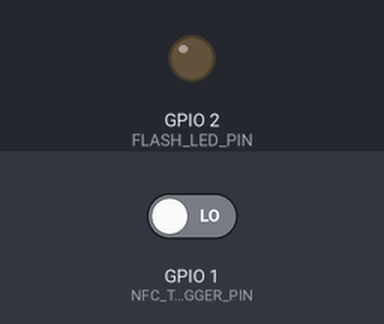
Simulated run of this sketch. Board: ESP32. On the bench: output pins drawn as LEDs (lit = HIGH). The test bench sets the inputs (shaded band); at power-on: GPIO 1 (NFC_TRIGGER_PIN) LOW. WiFi joins after 1.5 s; servers stay silent unless stated; the camera gives no picture; web services answer with replies made up by the test bench; what the sketch prints to the serial monitor is not drawn.

Above: at 3.0 s.
3.1 s: GPIO 1 (NFC_TRIGGER_PIN) driven HIGH
Timing chart, 0 to 6.1 s (numbered marks = the images above; inputs shaded):
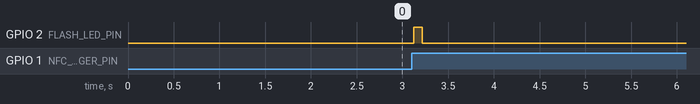

The sketch:

safe_home.ino
```cpp
/*
 * Safe-Home: Invisible Doorframe NFC Security Camera
 *
 * Hardware:
 *   - ESP32-S3 Camera Module (OV2640 sensor)
 *   - Custom narrow rectangular loop antenna hidden in plastic doorframe (25x75 mm)
 *   - Tuning capacitor (82 pF) + BAT54 diode envelope detector
 *   - Trigger output connected to NFC_TRIGGER_PIN
 *
 * Workflow:
 *   1. System rests in low-power standby inside the doorframe.
 *   2. User taps smartphone or NFC keychain to the plastic doorframe.
 *   3. Custom antenna catches RF burst -> rectifies to 2.5V pulse on NFC_TRIGGER_PIN.
 *   4. ESP32-S3 instantly snaps a photo and dispatches a push notification to phone via Wi-Fi.
 */

#include <WiFi.h>
#include <WiFiClientSecure.h>
#include "esp_camera.h"
#include "camera_pins.h"
#include "config_template.h"

// Telegram API Server
const char* telegramHost = "api.telegram.org";
const int telegramPort = 443;

volatile bool nfcTapDetected = false;
unsigned long lastTriggerTime = 0;
const unsigned long DEBOUNCE_MS = 3000;

void IRAM_ATTR onNfcTap() {
  nfcTapDetected = true;
}

bool initCamera() {
  camera_config_t config;
  config.ledc_channel = LEDC_CHANNEL_0;
  config.ledc_timer = LEDC_TIMER_0;
  config.pin_d0 = Y2_GPIO_NUM;
  config.pin_d1 = Y3_GPIO_NUM;
  config.pin_d2 = Y4_GPIO_NUM;
  config.pin_d3 = Y5_GPIO_NUM;
  config.pin_d4 = Y6_GPIO_NUM;
  config.pin_d5 = Y7_GPIO_NUM;
  config.pin_d6 = Y8_GPIO_NUM;
  config.pin_d7 = Y9_GPIO_NUM;
  config.pin_xclk = XCLK_GPIO_NUM;
  config.pin_pclk = PCLK_GPIO_NUM;
  config.pin_vsync = VSYNC_GPIO_NUM;
  config.pin_href = HREF_GPIO_NUM;
  config.pin_sccb_sda = SIOD_GPIO_NUM;
  config.pin_sccb_scl = SIOC_GPIO_NUM;
  config.pin_pwdn = PWDN_GPIO_NUM;
  config.pin_reset = RESET_GPIO_NUM;
  config.xclk_freq_hz = 20000000;
  config.pixel_format = PIXFORMAT_JPEG;
  config.frame_size = FRAMESIZE_SVGA; // 800x600 - crisp and fast over Wi-Fi
  config.jpeg_quality = 12;            // 0-63 (lower = higher quality)
  config.fb_count = 1;

  esp_err_t err = esp_camera_init(&config);
  if (err != ESP_OK) {
    Serial.printf("[CAMERA] Initialization failed with error 0x%x\n", err);
    return false;
  }
  Serial.println("[CAMERA] OV2640 sensor initialized successfully.");
  return true;
}

bool sendPhotoTelegram(camera_fb_t* fb) {
  if (!fb || fb->len == 0) {
    Serial.println("[ALERT] Frame buffer empty, aborting upload.");
    return false;
  }

  WiFiClientSecure client;
  client.setInsecure(); // Skip certificate verification for speed

  Serial.println("[TELEGRAM] Connecting to api.telegram.org...");
  if (!client.connect(telegramHost, telegramPort)) {
    Serial.println("[TELEGRAM] Connection failed!");
    return false;
  }

  String boundary = "----SafeHomeBoundary" + String(millis());
  String head = "--" + boundary + "\r\n";
  head += "Content-Disposition: form-data; name=\"chat_id\"\r\n\r\n";
  head += String(TELEGRAM_CHAT_ID) + "\r\n";
  head += "--" + boundary + "\r\n";
  head += "Content-Disposition: form-data; name=\"caption\"\r\n\r\n";
  head += String(ALERT_CAPTION) + "\r\n";
  head += "--" + boundary + "\r\n";
  head += "Content-Disposition: form-data; name=\"photo\"; filename=\"snapshot.jpg\"\r\n";
  head += "Content-Type: image/jpeg\r\n\r\n";

  String tail = "\r\n--" + boundary + "--\r\n";

  uint32_t totalLen = head.length() + fb->len + tail.length();

  client.println("POST /bot" + String(TELEGRAM_BOT_TOKEN) + "/sendPhoto HTTP/1.1");
  client.println("Host: " + String(telegramHost));
  client.println("Content-Type: multipart/form-data; boundary=" + boundary);
  client.println("Content-Length: " + String(totalLen));
  client.println("Connection: close\r\n");

  client.print(head);

  // Send photo bytes in chunks of 1024 bytes
  uint8_t* fbBuf = fb->buf;
  size_t fbLen = fb->len;
  for (size_t n = 0; n < fbLen; n += 1024) {
    if (n + 1024 < fbLen) {
      client.write(fbBuf, 1024);
      fbBuf += 1024;
    } else if (fbLen % 1024 > 0) {
      size_t remainder = fbLen % 1024;
      client.write(fbBuf, remainder);
    }
  }

  client.print(tail);
  Serial.printf("[TELEGRAM] Image uploaded (%u bytes). Awaiting response...\n", fb->len);

  // Read response header
  unsigned long timeout = millis();
  while (client.connected() && millis() - timeout < 5000) {
    if (client.available()) {
      String line = client.readStringUntil('\n');
      if (line.indexOf("200 OK") > 0) {
        Serial.println("[TELEGRAM] Notification delivered to smartphone successfully!");
        client.stop();
        return true;
      }
    }
  }

  client.stop();
  return true;
}

void setup() {
  Serial.begin(115200);
  pinMode(NFC_TRIGGER_PIN, INPUT_PULLDOWN);

  #if defined(FLASH_LED_PIN) && FLASH_LED_PIN >= 0
    pinMode(FLASH_LED_PIN, OUTPUT);
    digitalWrite(FLASH_LED_PIN, LOW);
  #endif

  Serial.println("\n==================================================");
  Serial.println("  SAFE-HOME: Doorframe NFC Security Camera System");
  Serial.println("==================================================");

  // Connect to Wi-Fi
  Serial.printf("[WIFI] Connecting to SSID: %s\n", WIFI_SSID);
  WiFi.mode(WIFI_STA);
  WiFi.begin(WIFI_SSID, WIFI_PASSWORD);
  int attempts = 0;
  while (WiFi.status() != WL_CONNECTED && attempts < 20) {
    delay(500);
    Serial.print(".");
    attempts++;
  }

  if (WiFi.status() == WL_CONNECTED) {
    Serial.printf("\n[WIFI] Connected! IP Address: %s\n", WiFi.localIP().toString().c_str());
  } else {
    Serial.println("\n[WIFI] Connection failed. Will retry on trigger.");
  }

  // Initialize camera
  if (!initCamera()) {
    Serial.println("[FATAL] Camera could not start.");
    while (1) { delay(1000); }
  }

  // Attach interrupt to the custom antenna trigger line
  attachInterrupt(digitalPinToInterrupt(NFC_TRIGGER_PIN), onNfcTap, RISING);

  Serial.println("[SYSTEM] Armed and ready inside doorframe.");
  Serial.println("[SYSTEM] Tap phone or NFC keychain against doorframe to trigger...\n");
}

void loop() {
  if (nfcTapDetected) {
    unsigned long now = millis();
    if (now - lastTriggerTime > DEBOUNCE_MS) {
      lastTriggerTime = now;
      Serial.println("\n>>> [ALERT] NFC TAP DETECTED ON DOORFRAME ANTENNA!");

      #if defined(FLASH_LED_PIN) && FLASH_LED_PIN >= 0
        digitalWrite(FLASH_LED_PIN, HIGH);
        delay(30);
      #endif

      // Snap picture immediately
      Serial.println("[CAMERA] Snapping photo...");
      camera_fb_t* fb = esp_camera_fb_get();

      #if defined(FLASH_LED_PIN) && FLASH_LED_PIN >= 0
        digitalWrite(FLASH_LED_PIN, LOW);
      #endif

      if (!fb) {
        Serial.println("[CAMERA] Capture failed!");
      } else {
        Serial.printf("[CAMERA] Captured %dx%d JPEG (%u bytes)\n", fb->width, fb->height, fb->len);

        // Ensure Wi-Fi is connected
        if (WiFi.status() != WL_CONNECTED) {
          WiFi.reconnect();
          delay(1000);
        }

        // Send push notification with photo to phone
        sendPhotoTelegram(fb);

        // Return frame buffer to heap
        esp_camera_fb_return(fb);
      }

      Serial.println("[SYSTEM] Checkpoint reset. Waiting for next tap...\n");
    }
    nfcTapDetected = false;
  }

  delay(50);
}
```

camera_pins.h
```cpp
#ifndef CAMERA_PINS_H
#define CAMERA_PINS_H

// ============================================================================
// Select your ESP32-S3 Camera Board (Uncomment one)
// ============================================================================
#define CAMERA_MODEL_FREENOVE_ESP32S3_CAM  // Default: Freenove ESP32-S3 CAM
// #define CAMERA_MODEL_XIAO_ESP32S3_SENSE // Seeed Studio XIAO ESP32-S3 Sense
// #define CAMERA_MODEL_AI_THINKER_ESP32_CAM // Traditional AI-Thinker ESP32-CAM

#if defined(CAMERA_MODEL_FREENOVE_ESP32S3_CAM)
  #define PWDN_GPIO_NUM     -1
  #define RESET_GPIO_NUM    -1
  #define XCLK_GPIO_NUM     15
  #define SIOD_GPIO_NUM      4
  #define SIOC_GPIO_NUM      5

  #define Y9_GPIO_NUM       16
  #define Y8_GPIO_NUM       17
  #define Y7_GPIO_NUM       18
  #define Y6_GPIO_NUM       12
  #define Y5_GPIO_NUM       10
  #define Y4_GPIO_NUM        8
  #define Y3_GPIO_NUM        9
  #define Y2_GPIO_NUM       11
  #define VSYNC_GPIO_NUM     6
  #define HREF_GPIO_NUM      7
  #define PCLK_GPIO_NUM     13

  // NFC Trigger input pin from doorframe antenna envelope detector
  #define NFC_TRIGGER_PIN    1
  #define FLASH_LED_PIN      2

#elif defined(CAMERA_MODEL_XIAO_ESP32S3_SENSE)
  #define PWDN_GPIO_NUM     -1
  #define RESET_GPIO_NUM    -1
  #define XCLK_GPIO_NUM     10
  #define SIOD_GPIO_NUM     40
  #define SIOC_GPIO_NUM     39

  #define Y9_GPIO_NUM       48
  #define Y8_GPIO_NUM       11
  #define Y7_GPIO_NUM       12
  #define Y6_GPIO_NUM       14
  #define Y5_GPIO_NUM       16
  #define Y4_GPIO_NUM       18
  #define Y3_GPIO_NUM       17
  #define Y2_GPIO_NUM       15
  #define VSYNC_GPIO_NUM    38
  #define HREF_GPIO_NUM     47
  #define PCLK_GPIO_NUM     13

  #define NFC_TRIGGER_PIN    1
  #define FLASH_LED_PIN     21

#elif defined(CAMERA_MODEL_AI_THINKER_ESP32_CAM)
  #define PWDN_GPIO_NUM     32
  #define RESET_GPIO_NUM    -1
  #define XCLK_GPIO_NUM      0
  #define SIOD_GPIO_NUM     26
  #define SIOC_GPIO_NUM     27

  #define Y9_GPIO_NUM       35
  #define Y8_GPIO_NUM       34
  #define Y7_GPIO_NUM       39
  #define Y6_GPIO_NUM       36
  #define Y5_GPIO_NUM       21
  #define Y4_GPIO_NUM       19
  #define Y3_GPIO_NUM       18
  #define Y2_GPIO_NUM        5
  #define VSYNC_GPIO_NUM    25
  #define HREF_GPIO_NUM     23
  #define PCLK_GPIO_NUM     22

  #define NFC_TRIGGER_PIN   13
  #define FLASH_LED_PIN      4
#endif

#endif // CAMERA_PINS_H
```

config_template.h
```cpp
#ifndef CONFIG_TEMPLATE_H
#define CONFIG_TEMPLATE_H

// ============================================================================
// Wi-Fi Configuration
// ============================================================================
#define WIFI_SSID       "YOUR_WIFI_SSID"
#define WIFI_PASSWORD   "YOUR_WIFI_PASSWORD"

// ============================================================================
// Push Notification Service (Telegram Bot API)
// 1. Create a free bot with @BotFather on Telegram to get your BOT_TOKEN.
// 2. Message @userinfobot to get your numeric CHAT_ID.
// ============================================================================
#define TELEGRAM_BOT_TOKEN  "YOUR_TELEGRAM_BOT_TOKEN"
#define TELEGRAM_CHAT_ID    "YOUR_TELEGRAM_CHAT_ID"

// Notification Caption
#define ALERT_CAPTION       "🚨 Doorframe Checkpoint Alert! NFC Tap Detected at Front Door."

#endif // CONFIG_TEMPLATE_H
```

Measured:
- after the input at 3.1 s, GPIO 2 (FLASH_LED_PIN): LOW → HIGH at once, → LOW 0.09 s later
